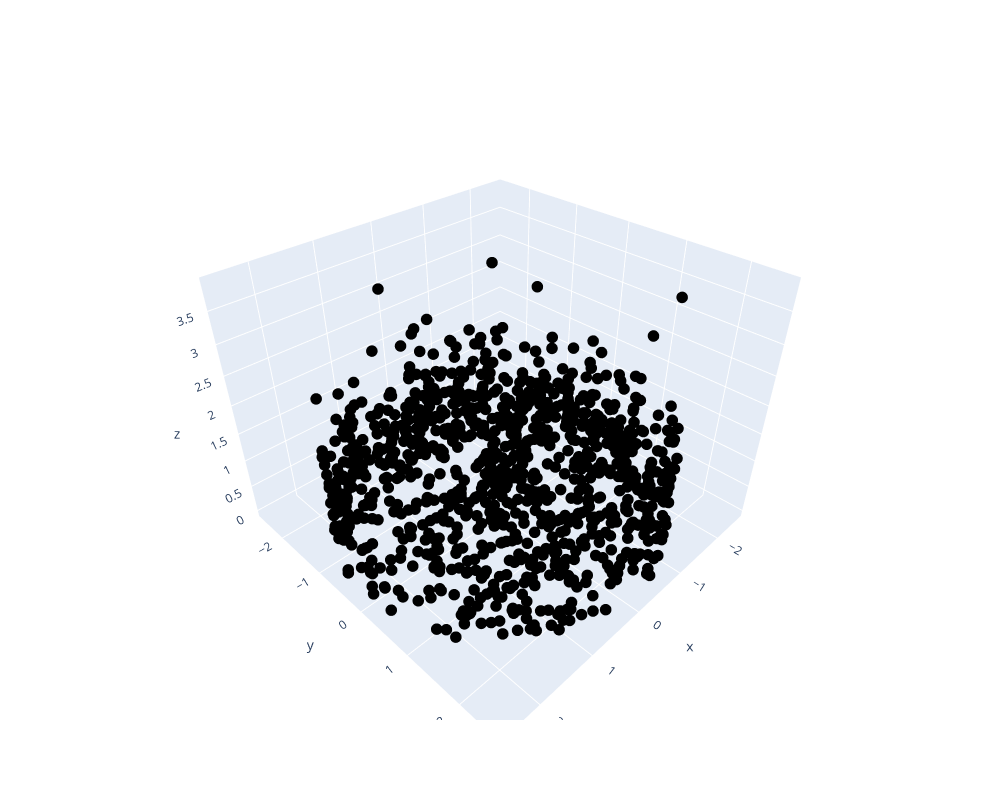

Notebook code cell kept with this figure:
### Code cell
num = 100
fig = go.Figure(
    data=[go.Scatter3d(
    x=train_orbits_dataset.data[:num,:,0].flatten(),
    y=train_orbits_dataset.data[:num,:,1].flatten(),
    z=np.abs(rng.standard_normal(np.shape(train_orbits_dataset.data)[1] * num)),
    mode='markers',
    marker=dict(
        size=4,
        color='black',
        line=dict(width=0)
    )#,
    #text=labels
)],
layout=go.Layout(height=800, width=1000))
fig.show()

### Figure 1 — Plotly figure (JSON) as saved in the notebook; plotly's stock layout.template omitted (floating-point values rounded to 4 significant figures; data arrays with more than 128 entries replaced by an {"elided": "..."} marker saying what was removed)
{"data": [{"marker": {"color": "black", "line": {"width": 0}, "size": 4}, "mode": "markers", "type": "scatter3d", "x": {"elided": "1000 float values"}, "y": {"elided": "1000 float values"}, "z": {"elided": "1000 float values"}}], "layout": {"height": 800, "width": 1000}}
